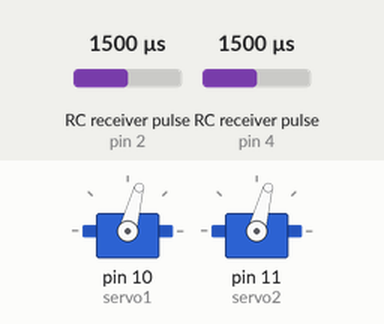
Bench run of a sketch on a simulated Arduino Uno, built with avr-gcc and run on an emulated ATmega328P. On the bench: 2 × servo. Wiring (inferred from the names in the program): 2 × RC receiver channel: data pin 2 / data pin 4. Inputs (shaded band) come from the test bench; at power-on: RC receiver pulse (sensors on pin 2, pin 4) 1500 µs.

Above: at 1.2 s.
1.3 s: RC receiver pulse (sensor on pin 2) set to 1020 µs
At 1.6 s:
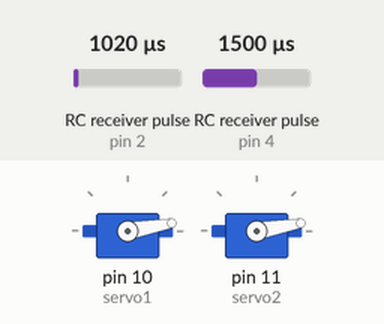
2.8 s: RC receiver pulse (sensor on pin 4) set to 1020 µs
At 3.9 s:
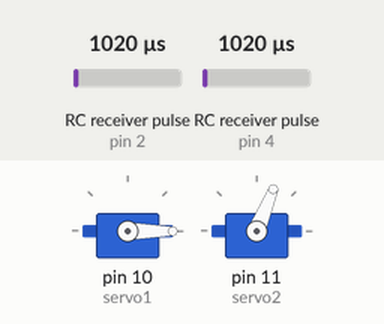
4.3 s: RC receiver pulse (sensor on pin 2) set to 1250 µs
At 5.1 s:
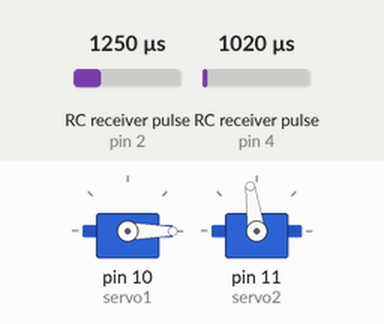
5.8 s: RC receiver pulse (sensor on pin 4) set to 1500 µs
At 6.2 s:
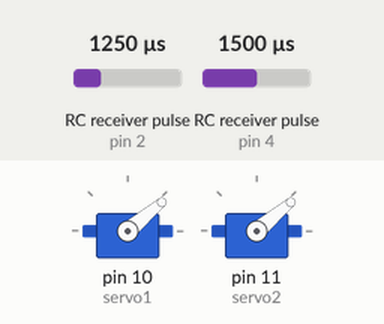
7.3 s: RC receiver pulse (sensor on pin 2) set to 1750 µs
At 8.5 s:
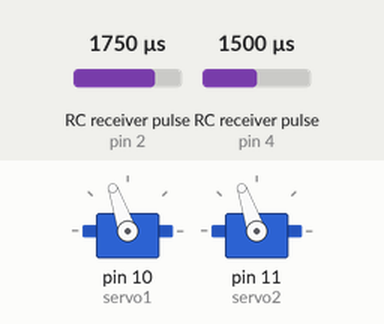
8.8 s: RC receiver pulse (sensor on pin 4) set to 1250 µs
At 9.7 s:
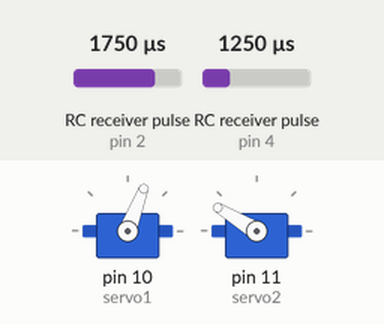
Timing chart, 0 to 11.3 s (numbered marks = the images above; inputs shaded):
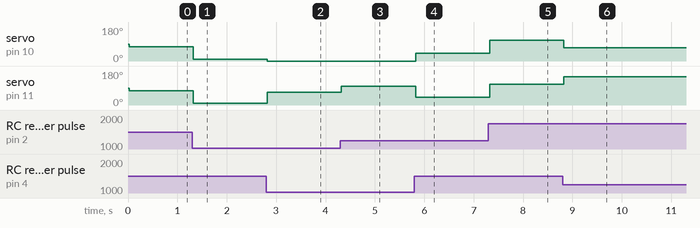

Measured:
- after the input at 1.3 s, servo on pin 10 (servo1), servo on pin 11 (servo2): 75° → 10° at once
- after the input at 2.8 s, servo on pin 10 (servo1): 10° → 0° at once; servo on pin 11 (servo2): 10° → 68° at once
- after the input at 4.3 s, servo on pin 11 (servo2): 68° → 98° at once
- after the input at 5.8 s, servo on pin 10 (servo1): 0° → 40° at once; servo on pin 11 (servo2): 98° → 40° at once
- after the input at 7.3 s, servo on pin 10 (servo1), servo on pin 11 (servo2): 40° → 109° at once
- after the input at 8.8 s, servo on pin 10 (servo1): 109° → 69° at once; servo on pin 11 (servo2): 109° → 149° at once

The sketch:

servomixer01.ino
```cpp
#include <Servo.h>
Servo servo1;
Servo servo2;

int channel1; // Forward & Backwards output variable
int channel2; // Left & Right output variable
int output1; // Output first wheel variable
int output2; // Output second wheel variable
int diff; // Difference when steering

void setup() {

  servo1.attach(10);  // servo output on pin 10
  servo2.attach(11);  // servo output on pin 11

  pinMode(2, INPUT); // Wire to actual channel 2 for throttle
  pinMode(4, INPUT); // Wire to actual channel 1 for steering
}

void loop() {

  channel1 = pulseIn(2, HIGH, 25000); // Read throttle
  channel2 = pulseIn(4, HIGH, 25000); // Read steering

  channel1 = map(channel1, 1100, 1900, 20, 130); // Scale throttle
  channel2 = map(channel2, 1100, 1900, 0, 200); // Scale steering

  channel1 = constrain(channel1,10,190); // Limit throttle
  channel2 = constrain(channel2,10,190); // Limit steering

  diff = channel2 - 100;  // Work out steering difference from centre point
  diff = map(diff, 0, 100, 0 , 65); // Scale steering value

  output1 = channel1 + diff;  // First wheel output value
  output2 = channel1 - diff;  // Second wheel output value

  servo1.write(output1);
  servo2.write(output2);
}
```
